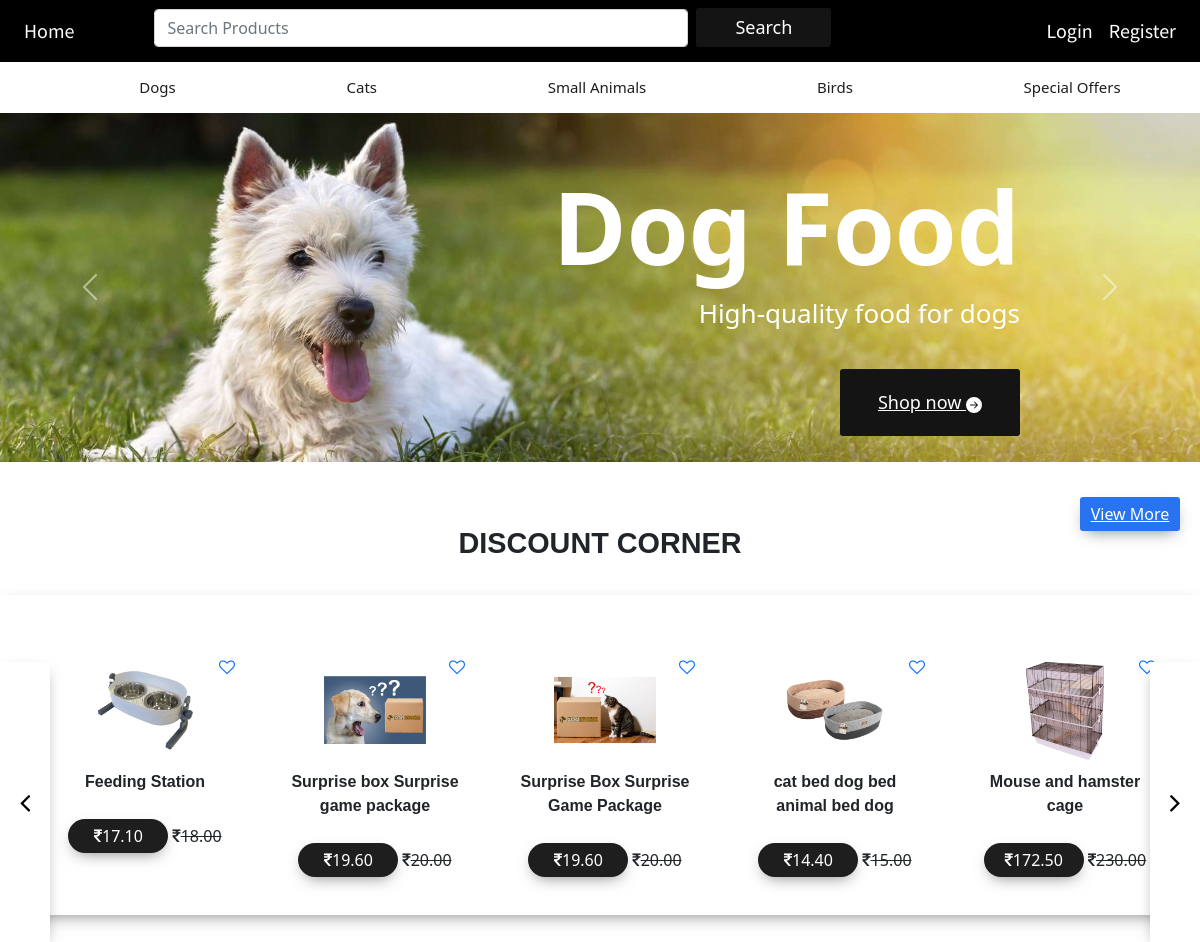
The page / on the database its author committed.
### website/models.py (models this page shows)
class Products(db.Model):
    __searchable__ = ['name', 'description']
    id = db.Column(db.Integer, primary_key=True)
    category = db.Column(db.String(50), nullable=False)
    name = db.Column(db.String(100), nullable=False)
    description = db.Column(db.String(100), nullable=False)
    price = db.Column(db.Numeric(precision=10, scale=2))
    stock = db.Column(db.Integer)
    image1 = db.Column(db.String(120), default='image.jpg')
    image2 = db.Column(db.String(120), default='image.jpg')
    image3 = db.Column(db.String(120), default='image.jpg')
    discount = db.Column(db.Integer)
    date = db.Column(db.DateTime(timezone=True), default=func.now())
    user_id = db.Column(db.Integer, db.ForeignKey('user.id'))
    offers = db.Column(db.String(120), default="0", nullable=False)
    offer_img = db.Column(db.String(120), default='image.jpg')

### website/views.py (the view)
@views.route('/')
def home():
    products = Products.query.all()
    return render_template("landingPage.html", user=current_user, products=products)

### website/templates/landingPage.html (shortened to what this page needs)
{% extends "base.html" %} {% block title %}HomePage{% endblock %} {% block
content %}
<div id="carouselExample" class="carousel slide" data-bs-ride="carousel">
    <div class="carousel-inner">
        <div class="carousel-item active">
            <img src="/static/img/dog.jpg" class="d-block w-100" alt="Dog Food">
            <div class="carousel-caption">
                <h5 id="seventy_p1">Dog Food</h5>
                <p class="summer_s">High-quality food for dogs</p>
                <a id="shop_now" href="/buyer" type="submit" name="shop now">Shop now
                    <svg xmlns="http://www.w3.org/2000/svg" width="16" height="16" fill="currentColor"
                         class="bi bi-arrow-right-circle-fill" viewBox="0 0 16 16">
                        <path d="M8 0a8 8 0 1 1 0 16A8 8 0 0 1 8 0zM4.5 7.5a.5.5 0 0 0 0 1h5.793l-2.147 2.146a.5.5 0 0 0 .708.708l3-3a.5.5 0 0 0 0-.708l-3-3a.5.5 0 1 0-.708.708L10.293 7.5H4.5z"/>
                    </svg>
                </a>
            </div>
        </div>
    </div>
    <button class="carousel-control-prev" type="button" data-bs-target="#carouselExample" data-bs-slide="prev">
        <span class="carousel-control-prev-icon" aria-hidden="true"></span>
    </button>
    <button class="carousel-control-next" type="button" data-bs-target="#carouselExample" data-bs-slide="next">
        <span class="carousel-control-next-icon" aria-hidden="true"></span>
    </button>
</div>
<div class="section4-header">
    <span class="title centered-text">DISCOUNT CORNER</span>
    <a href="/buyer" class="btn1 viewmore">View More</a>
    <button class="next" onclick='scrollright4()'><i class="fa fa-angle-right"></i></button>
    <button class="previous" onclick='scrollleft4()'><i class="fa fa-angle-left"></i></button>
</div>
<section class="section4" id="section4">
        {% for product in products %}
            {% if product.discount|default(0)|int > 0 %}
                <div class="discount-card">
                    <img class="product-image" src="/static/img/{{ product.image1 }}" alt="Product">
                    <a href="#" class="like-button"><i class="fa fa-heart-o"></i></a>
                    <span class="title">{{ product.name }}</span>
                    <span class="btn1"><i class="fa fa-rupee"></i>{{ product.price - product.price * product.discount / 100 }}</span>
                    <strike><i class="fa fa-rupee"></i>{{ product.price }}</strike>
                </div>
            {% endif %}
        {% endfor %}
    </section>
{% endblock %}

### website/templates/base.html (shortened to what this page needs)
<!DOCTYPE html>
<html lang="en">
<head>
    <link
            rel="stylesheet"
            href="https://stackpath.bootstrapcdn.com/bootstrap/4.4.1/css/bootstrap.min.css"
    />
    <link
            rel="stylesheet"
            href="https://stackpath.bootstrapcdn.com/font-awesome/4.7.0/css/font-awesome.min.css"
    />
    <link rel="stylesheet" href="/static/style.css">
<link rel="stylesheet" href="https://cdnjs.cloudflare.com/ajax/libs/bootstrap/5.0.2/css/bootstrap.min.css">
</head>
<body>
<nav class="navbar navbar-expand-lg navbar-dark ">
    <div class="collapse navbar-collapse" id="navbar">
    <div class="navbar-nav ">
        {% if user.userType == 'buyer' %}
        <a class="nav-item nav-link " id="home" href="/">Home</a>
         {% else %}
        <a class="nav-item nav-link " id="home1" href="/seller">Home</a>
         {% endif %}
        <div class="ml-5">
            <form class="form-inline ml-4" action="{{url_for('views.searchResult')}}">
                <input class="form-control" type="search" size="50" placeholder="Search Products"
                       aria-label="Search" name="q">
                <button  id="search" class="btn btn-warning  ml-2 my-sm-0 " type="submit">Search</button>
            </form>
        </div>
    </div>
    <div class="navbar-nav ml-auto">
        {% if user.is_authenticated %}
        {% if user.userType == 'buyer' %}
        <a class="nav-item nav-link" id="seller_List" href="/sellers" >Chat</a>
        {% endif %}
        {% if user.userType == 'seller' %}
        <a class="nav-item nav-link" id="buyers_List" href="/buyers" >Chat</a>
        {% endif %}
        {% if user.userType == 'buyer' %}
        <a class="nav-item nav-link" id="cart" href="/cart">Cart ({{ session['shopping_cart']|length }})</a>
        {% endif %}
        <a class="nav-item nav-link " id="signout" href="/logout">Signout</a>
        {% else %}
        <a class="nav-item nav-link" id="login" href="/login">Login</a>
        <a class="nav-item nav-link" id="register" href="/register">Register</a>
        {% endif %}
    </div>
</div>
</nav>
{% block topnav %}
<div class="topnav" id="myTopnav">
  <div class="dropdown">
    <a class="dropbtn" href="/dogs">Dogs
    </a>
  </div>
  <div class="dropdown">
    <a class="dropbtn" href="/cats">Cats
    </a>
  </div>
  <div class="dropdown">
    <a class="dropbtn" href="/smallAnimals">Small Animals
    </a>
  </div>
  <div class="dropdown">
    <a class="dropbtn" href="/birds">Birds
    </a>
  </div>
  <div class="dropdown">
    <a class="dropbtn" href="/dogs">Special Offers
    </a>
  </div>
</div>
{% endblock %}
<div>{% block content %} {% endblock %}</div>
</body>
</html>

### website/static/style.css (style rules this page uses)
.nav-item { font-size: 20px; font-family:Source Sans Pro, sans-serif; color: var(--white) !important; }
body { font-family: 'Montserrat', sans-serif; }
.product-image { object-fit: cover; }
#search { border: none; width: 7.5em; font-size: 18px; color: white; background-color: rgb(20, 20, 20); border-radius: 3px; }
.navbar { background-color: black; }
.summer_s { font-size: 26px; font-weight: 500; }
#seventy_p1 { font-size: 100px; font-weight: bolder; margin-top: -0.3em; margin-left: 0; }
.carousel-caption { display: flex; flex-direction: column; align-items: flex-end; height: 76%; }
.centered-text { text-align: center; }
#shop_now { border: none; width: 10em; padding: 20px; font-size: 18px; color: white; background-color: rgb(20, 20, 20); border-radius: 3px; margin-top: 20px; }
html { scroll-behavior: smooth; margin: 0; padding: 0; height: 100%; }
body { overflow-x:hidden; font-family: 'Titillium Web', sans-serif; margin: 0; padding: 0; height: 100%; }
:root { scrollbar-color: rgb(210,210,210) rgb(46,54,69) !important; scrollbar-width: thin !important; }
#carouselExample { width: 100%; height: 100%; position: relative; }
.carousel-item { height: 100%; }
.carousel-item img { object-fit: cover; height: 100%; width: 100%; }
.title { font-size:2em; display:block; font-family: 'Yusei Magic', sans-serif; display: block; font-weight: bold; margin: 10px 0; }
.discount-card { display: inline-block; width: 250px; margin: 10px; text-align: center; }
.btn1 { background:#1e1e1e; box-shadow:0px 6px 16px -6px rgba(1,1,1,0.5); color:#fff; padding:5px 10px; transition:0.5s; border:0; outline:none; display:block; width:100px; text-align:center; border-radius:20px; margin:15px 0px; }
a { text-decoration:none; }
.topnav { overflow-x: hidden; overflow-y:auto; background-color: #fff; padding:0px 2%; display: flex; justify-content: space-between; width: 100%; }
.topnav a { float: left; display: block; color: #1e1e1e; text-align: center; padding: 14px 16px; text-decoration: none; font-size: 15px; margin:0px 20px; }
.dropdown { float: left; overflow: hidden; flex-grow: 1; text-align: center; }
.dropdown .dropbtn { font-size: 15px; border: none; outline: none; color: #1e1e1e; padding: 14px 16px; background-color: inherit; font-family: inherit; margin: 0px 30px; width: 100%; }
.section4 { width:100%; min-height:40vh; overflow-y:hidden; padding:50px 30px; box-shadow:0px 6px 16px -6px rgba(1,1,1,0.5); overflow-x:hidden; position:relative; display:flex; align-items:left; justify-content: left; scrollbar-width:none; scroll-behavior: smooth; }
.section3-header,.section4-header { padding:20px; position:relative; }
.section3-header .title,.section4-header .title { font-size:1.8em; margin-top:5vh; }
.section3-header .viewmore,.section4-header .viewmore { position:absolute; right:20px; top:20px; background:#2874f0; border-radius:3px; }
.section3-header,.section4-header { font-size:1em; }
.section3 .discount-card,.section4 .discount-card { padding:15px; min-width:200px; height:350px; display:inline-block; margin:0px 15px; position:relative; }
.section3 .discount-card a,.section4 .discount-card a { position:absolute; top:10px; right:10px; transition:0.5s; }
.section3 .discount-card img,.section4 .discount-card img { width:60%; height:100px; }
.section3 .discount-card .title,.section4 .discount-card .title { font-size:1em; }
.section3 .discount-card .btn1,.section4 .discount-card .btn1 { display:inline-block; }
.section3-header button,.section4-header button { background:#fff; box-shadow:0px 6px 16px -6px rgba(1,1,1,0.5); height:35vh; width:50px; font-size:30px; z-index:111; text-align:center; border:0; outline:none; transition:0.5s; }
.section3-header .next,.section4-header .next { position:absolute; right:0px; top:25vh; z-index:1; }
.section3-header .previous,.section4-header .previous { position:absolute; left:0px; top:25vh; z-index:1; }
.section4 { height:30vh; }

### rows shown on the page
Products: image1 (picture), name "Feeding Station", product.price-product.price*product.discount/100 "17.10", price "18.00"
Products: image1 (picture), name "Surprise box Surprise game package", product.price-product.price*product.discount/100 "19.60", price "20.00"
Products: image1 (picture), name "Surprise Box Surprise Game Package", product.price-product.price*product.discount/100 "19.60", price "20.00"
Products: image1 (picture), name "cat bed dog bed animal bed dog", product.price-product.price*product.discount/100 "14.40", price "15.00"
Products: image1 (picture), name "Mouse and hamster cage", product.price-product.price*product.discount/100 "172.50", price "230.00"
